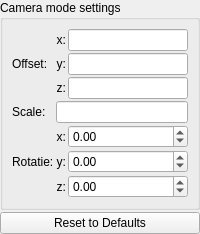
                <widget class="QWidget" name="page_fake_lights_camera">
                 <layout class="QVBoxLayout" name="verticalLayout_camera">
                  <property name="spacing">
                   <number>2</number>
                  </property>
                  <property name="leftMargin">
                   <number>0</number>
                  </property>
                  <property name="topMargin">
                   <number>0</number>
                  </property>
                  <property name="rightMargin">
                   <number>0</number>
                  </property>
                  <property name="bottomMargin">
                   <number>0</number>
                  </property>
                  <item>
                   <widget class="QGroupBox" name="groupBox_fake_lights_camera">
                    <property name="title">
                     <string>Camera mode settings</string>
                    </property>
                    <layout class="QGridLayout" name="gridLayout_camera">
                     <property name="spacing">
                      <number>2</number>
                     </property>
                     <item row="0" column="0" rowspan="3">
                      <widget class="QLabel" name="label_camera_offset">
                       <property name="text">
                        <string>Offset:</string>
                       </property>
                      </widget>
                     </item>
                     <item row="0" column="1">
                      <widget class="QLabel" name="label_camera_offset_x">
                       <property name="text">
                        <string>x:</string>
                       </property>
                       <property name="alignment">
                        <set>Qt::AlignRight|Qt::AlignTrailing|Qt::AlignVCenter</set>
                       </property>
                      </widget>
                     </item>
                     <item row="0" column="2">
                      <widget class="MyLineEdit" name="vect3_fake_lights_camera_offset_x"></widget>
                     </item>
                     <item row="1" column="1">
                      <widget class="QLabel" name="label_camera_offset_y">
                       <property name="text">
                        <string>y:</string>
                       </property>
                       <property name="alignment">
                        <set>Qt::AlignRight|Qt::AlignTrailing|Qt::AlignVCenter</set>
                       </property>
                      </widget>
                     </item>
                     <item row="1" column="2">
                      <widget class="MyLineEdit" name="vect3_fake_lights_camera_offset_y"></widget>
                     </item>
                     <item row="2" column="1">
                      <widget class="QLabel" name="label_camera_offset_z">
                       <property name="text">
                        <string>z:</string>
                       </property>
                       <property name="alignment">
                        <set>Qt::AlignRight|Qt::AlignTrailing|Qt::AlignVCenter</set>
                       </property>
                      </widget>
                     </item>
                     <item row="2" column="2">
                      <widget class="MyLineEdit" name="vect3_fake_lights_camera_offset_z"></widget>
                     </item>
                     <item row="3" column="0">
                      <widget class="QLabel" name="label_camera_scale">
                       <property name="text">
                        <string>Scale:</string>
                       </property>
                      </widget>
                     </item>
                     <item row="3" column="1" colspan="2">
                      <widget class="MyLineEdit" name="logedit_fake_lights_camera_scale"></widget>
                     </item>
                     <item row="4" column="0" rowspan="3">
                      <widget class="QLabel" name="label_camera_rotation">
                       <property name="text">
                        <string>Rotatie:</string>
                       </property>
                      </widget>
                     </item>
                     <item row="4" column="1">
                      <widget class="QLabel" name="label_camera_rotation_x">
                       <property name="text">
                        <string>x:</string>
                       </property>
                       <property name="alignment">
                        <set>Qt::AlignRight|Qt::AlignTrailing|Qt::AlignVCenter</set>
                       </property>
                      </widget>
                     </item>
                     <item row="4" column="2">
                      <widget class="MyDoubleSpinBox" name="spinboxd3_fake_lights_camera_rotation_x">
                       <property name="decimals">
                        <number>2</number>
                       </property>
                       <property name="minimum">
                        <double>-36000.000000000000000</double>
                       </property>
                       <property name="maximum">
                        <double>36000.000000000000000</double>
                       </property>
                       <property name="singleStep">
                        <double>0.100000000000000</double>
                       </property>
                      </widget>
                     </item>
                     <item row="5" column="1">
                      <widget class="QLabel" name="label_camera_rotation_y">
                       <property name="text">
                        <string>y:</string>
                       </property>
                       <property name="alignment">
                        <set>Qt::AlignRight|Qt::AlignTrailing|Qt::AlignVCenter</set>
                       </property>
                      </widget>
                     </item>
                     <item row="5" column="2">
                      <widget class="MyDoubleSpinBox" name="spinboxd3_fake_lights_camera_rotation_y">
                       <property name="decimals">
                        <number>2</number>
                       </property>
                       <property name="minimum">
                        <double>-36000.000000000000000</double>
                       </property>
                       <property name="maximum">
                        <double>36000.000000000000000</double>
                       </property>
                       <property name="singleStep">
                        <double>0.100000000000000</double>
                       </property>
                      </widget>
                     </item>
                     <item row="6" column="1">
                      <widget class="QLabel" name="label_camera_rotation_z">
                       <property name="text">
                        <string>z:</string>
                       </property>
                       <property name="alignment">
                        <set>Qt::AlignRight|Qt::AlignTrailing|Qt::AlignVCenter</set>
                       </property>
                      </widget>
                     </item>
                     <item row="6" column="2">
                      <widget class="MyDoubleSpinBox" name="spinboxd3_fake_lights_camera_rotation_z">
                       <property name="decimals">
                        <number>2</number>
                       </property>
                       <property name="minimum">
                        <double>-36000.000000000000000</double>
                       </property>
                       <property name="maximum">
                        <double>36000.000000000000000</double>
                       </property>
                       <property name="singleStep">
                        <double>0.100000000000000</double>
                       </property>
                      </widget>
                     </item>
                    </layout>
                   </widget>
                  </item>
                  <item>
                   <widget class="QPushButton" name="pushButton_reset_camera">
                    <property name="text">
                     <string>Reset to Defaults</string>
                    </property>
                   </widget>
                  </item>
                 </layout>
                </widget>
